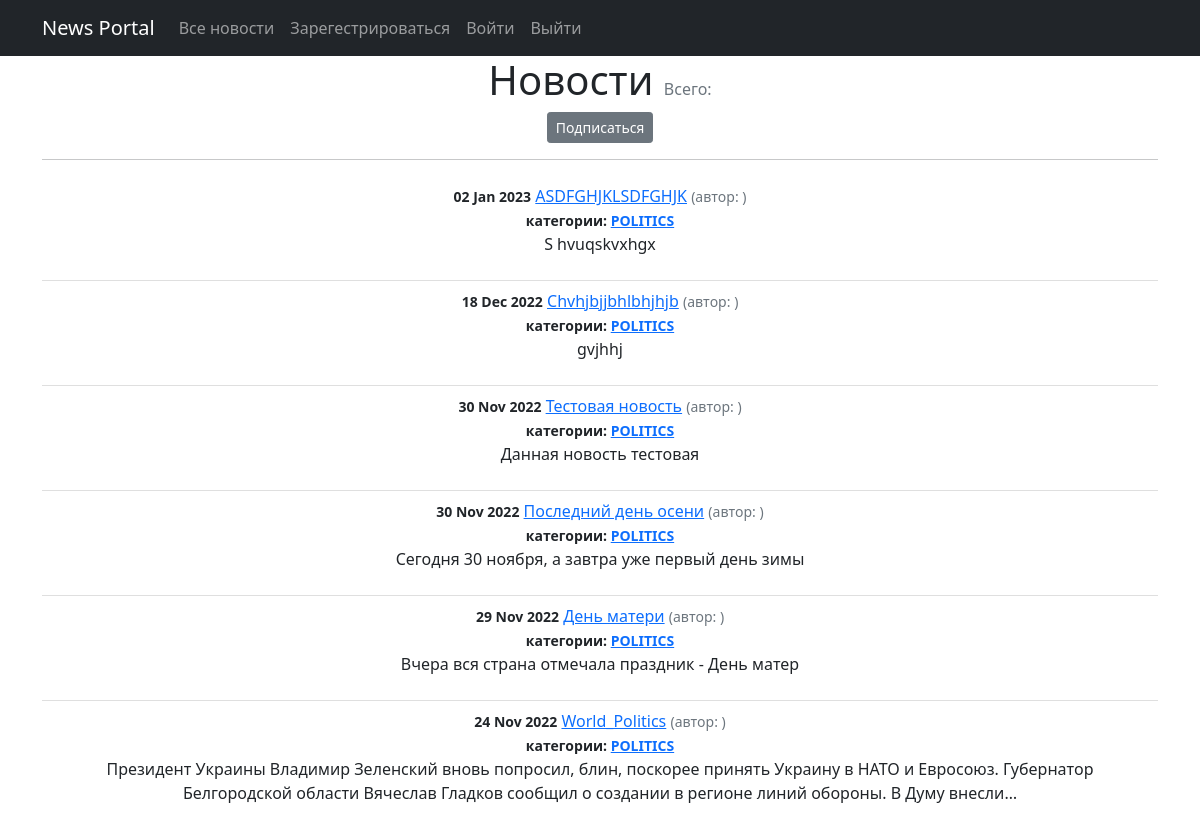
/news_id/categories/3, run on the app's committed database.
### news/models.py (models this page shows, shortened)
class Post(models.Model):
    author = models.ForeignKey(Author, on_delete=models.CASCADE)
    ARTICLE = "AR"
    NEWS = "NW"
    CATEGORY_CHOICES = (
        (ARTICLE, "Статья"),
        (NEWS, "Новость")
    )
    categoryTypes = models.CharField(max_length=2, choices=CATEGORY_CHOICES, default=ARTICLE)
    dateCreation = models.DateTimeField(auto_now_add=True)
    title = models.CharField(max_length=256)
    text = models.TextField()
    rating = models.IntegerField(default=0)
    category = models.ManyToManyField(Category, through='PostCategory')

class Category(models.Model):
    name = models.CharField(max_length=64, unique=True)
    subscribers = models.ManyToManyField(User, related_name='categories')
    def __str__(self):
        return self.name

### news/views.py (the view)
# urls.py: path('categories/<int:pk>', CategoryListView.as_view(), name='category_list'),
class CategoryListView(ListView):
    model = Post
    template_name = 'category_list.html'
    context_object_name = 'category_news'
    def get_queryset(self):
        self.category = get_object_or_404(Category, id=self.kwargs['pk'])
        queryset = Post.objects.filter(category=self.category).order_by('-dateCreation')
        return queryset
    def get_context_data(self, **kwargs):
        context = super().get_context_data(**kwargs)
        context['is_not_subscribers'] = self.request.user not in self.category.subscribers.all()
        context['category'] = self.category
        return context

### news/templates/category_list.html (shortened to what this page needs)
{% extends 'flatpages/default.html' %}
{% load custom_filters %}
{% load custom_tags %}
{% block content %}
<h1 class="text-center">Новости <span class="text-muted fs-6 fw-normal">Всего: {{ page.obj.paginator.count }}</span></h1>
    {% if is_not_subscribers %}
        <p class="text-center"><a href="{% url 'subscribe' category.id%}" class="btn btn-secondary btn-sm">Подписаться</a></p>
    {% endif %}
<hr>
<ul class="list-group list-group-flush">
    {% for post in category_news%}
        <li class="list-group-item">
            <small class="fw-bold">{{post.dateCreation|date:'d M Y' }}</small>
            <a href="{% url 'post_detail' post.id %}">{{ post.title }}</a>
            <small class="text-muted">(автор: {{ post.author_user }})</small> <br>
            <small class="fw-bold">категории:
                {% for category in post.category.all %}
                    <a href="{% url 'category_list' category.id%}">{{ category }}</a>
                {% endfor %}
            </small>
            <p>{{post.text | truncatechars:210}}</p>
        </li>
    {% endfor %}
</ul>
{% endblock content %}

### data on the page
Post: dateCreation "02 Jan 2023", title "ASDFGHJKLSDFGHJK", text "S hvuqskvxhgx"
Category: name "POLITICS"
Post: dateCreation "18 Dec 2022", title "Chvhjbjjbhlbhjhjb", text "gvjhhj"
Post: dateCreation "30 Nov 2022", title "Тестовая новость", text "Данная новость тестовая"
Post: dateCreation "30 Nov 2022", title "Последний день осени", text "Сегодня 30 ноября, а завтра уже первый день зимы"
Post: dateCreation "29 Nov 2022", title "День матери", text "Вчера вся страна отмечала праздник - День матер"
Post: dateCreation "24 Nov 2022", title "World_Politics", text "Президент Украины Владимир Зеленский вновь попросил, блин, поскорее принять Украину в НАТО и Евросоюз. Губернатор Белгородской области Вячеслав Гладков сообщил о создании в регионе линий обороны. В Думу внесли…"
